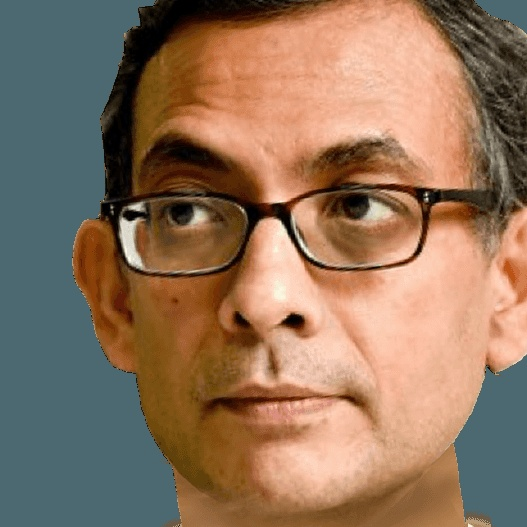
#> input picture UI/images/banerjee.jpg, 527 x 527 px; its folder holds only this picture in this run
$ python -i util.py   (imports and definitions only)
#> lines starting #> are read from the running program, lines starting #| are printed output that depends on the picture
import joblib
import json
import numpy as np
import base64
import cv2
from wavelet import w2d
import warnings

# [1 line not run here, left out]

__class_name_to_number = {}
__class_number_to_name = {}

__model = None

def classify_image(image_base64_data, file_path=None):

    imgs = get_cropped_image_with_features(file_path, image_base64_data)

    result = []
    for img in imgs:
        scalled_raw_img = cv2.resize(img, (32, 32))
        img_har = w2d(img, 'db1', 5)
        scalled_img_har = cv2.resize(img_har, (32, 32))
        combined_img = np.vstack((scalled_raw_img.reshape(32 * 32 * 3, 1), scalled_img_har.reshape(32 * 32, 1)))


        len_image_array = 32*32*3 + 32*32

        # final = combined_img.reshape(1,len_image_array).astype(float)
        # result.append(__model.predict(final)[0])

        final = combined_img.reshape(1,len_image_array).astype(float)
        result.append({
            'class': class_number_to_name(__model.predict(final)[0]),
            'class_probability': np.around(__model.predict_proba(final)*100,2).tolist()[0],
            'class_dictionary': __class_name_to_number
        })

    return result

def class_number_to_name(class_num):
    return __class_number_to_name[class_num]

def load_saved_artifacts():
    print("loading saved artifacts...start")
    global __class_name_to_number
    global __class_number_to_name

    with open("./artifacts/class_dictionary.json", "r") as f:
        __class_name_to_number = json.load(f)
        __class_number_to_name = {v:k for k,v in __class_name_to_number.items()}

    global __model
    if __model is None:
        with open('./artifacts/saved_model.pkl', 'rb') as f:
            __model = joblib.load(f)
    print("loading saved artifacts...done")


def get_cv2_image_from_base64_string(b64str):
    '''
    credit: https://stackoverflow.com/questions/33754935/read-a-base-64-encoded-image-from-memory-using-opencv-python-library
    :param uri:
    :return:
    '''
    encoded_data = b64str.split(',')[1]
    nparr = np.frombuffer(base64.b64decode(encoded_data), np.uint8)
    img = cv2.imdecode(nparr, cv2.IMREAD_COLOR)
    return img

# [20 lines of commented-out code are left out]

def get_cropped_image_with_features(image_path,image_base64_data):
    face_cascade = cv2.CascadeClassifier('./opencv/haarcascades/haarcascade_frontalface_default.xml')
    nose_cascade = cv2.CascadeClassifier('./opencv/haarcascades/haarcascade_mcs_mouth.xml')
    mouth_cascade = cv2.CascadeClassifier('./opencv/haarcascades/haarcascade_mcs_nose.xml')

    if image_path:
        img = cv2.imread(image_path)
    else:
        img = get_cv2_image_from_base64_string(image_base64_data)

    gray = cv2.cvtColor(img, cv2.COLOR_BGR2GRAY)

    # Detect faces in the image
    faces = face_cascade.detectMultiScale(gray, scaleFactor=1.3, minNeighbors=5, minSize=(30, 30))

    cropped_faces = []
    for (x, y, w, h) in faces:
        roi_gray = gray[y:y+h, x:x+w]
        roi_color = img[y:y+h, x:x+w]

        # Detect nose and mouth in the face region
        noses = nose_cascade.detectMultiScale(roi_gray)
        mouths = mouth_cascade.detectMultiScale(roi_gray)

        # Check if at least one nose and one mouth are detected
        if len(noses) >= 1 and len(mouths) >= 1:
            cropped_faces.append(roi_color)

    return cropped_faces

def get_b64_test_image_for_image():
    with open("b64_2.txt") as f:
        return f.read()

# [4 lines not run here, left out]

    # [8 lines of commented-out code are left out]

>>> import cv2
>>> picture = cv2.imread('../UI/images/banerjee.jpg', cv2.IMREAD_GRAYSCALE)
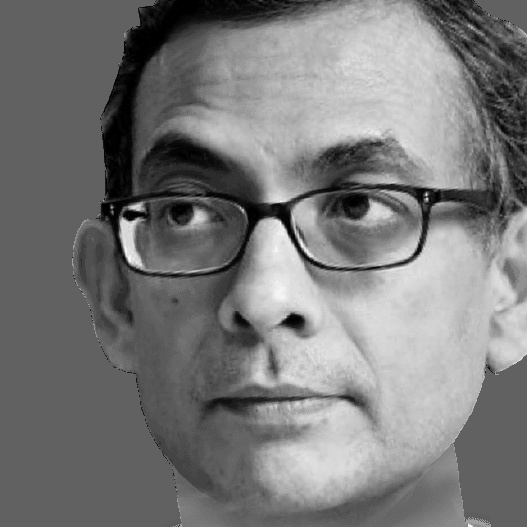
#> picture: shape (527, 527); min 0, max 253, mean 121
#> (the run stopped early here; a loop or call above may not have finished)

$ run again, on UI/images/kailash.jpg
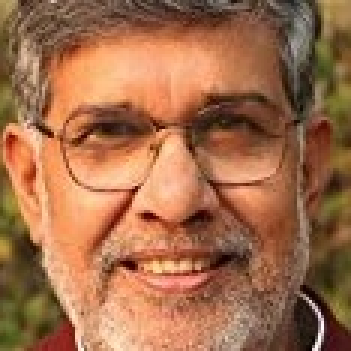
#> input picture UI/images/kailash.jpg, 117 x 117 px (shown 3 times larger)
#> `picture = cv2.imread('../UI/images/banerjee.jpg', cv2.IMREAD_GRAYSCALE)`:
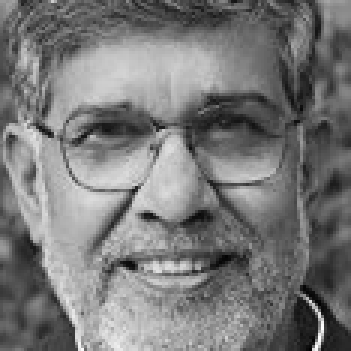
#> picture: shape (117, 117) (shown 3 times larger); min 2, max 255, mean 120.5
